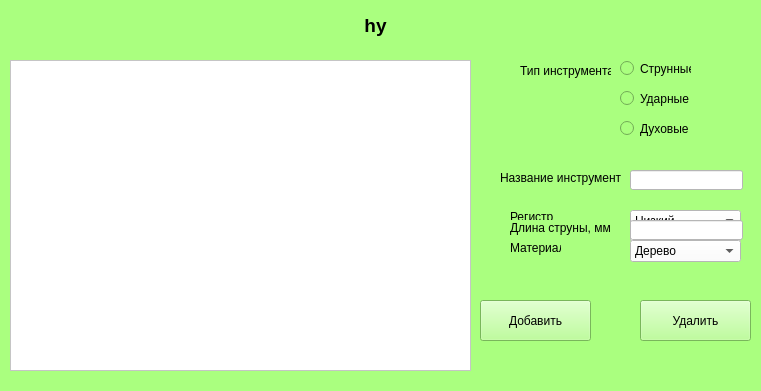
<?xml version="1.0" encoding="UTF-8"?>
<ui version="4.0">
 <class>Widget_ch</class>
 <widget class="QWidget" name="Widget_ch">
  <property name="geometry">
   <rect>
    <x>0</x>
    <y>0</y>
    <width>761</width>
    <height>391</height>
   </rect>
  </property>
  <property name="windowTitle">
   <string>Оркестр</string>
  </property>
  <property name="styleSheet">
   <string notr="true">background-color: rgb(170, 255, 127);</string>
  </property>
  <widget class="QLabel" name="label_3">
   <property name="geometry">
    <rect>
     <x>520</x>
     <y>60</y>
     <width>91</width>
     <height>21</height>
    </rect>
   </property>
   <property name="text">
    <string>Тип инструмента</string>
   </property>
  </widget>
  <widget class="QRadioButton" name="perc">
   <property name="geometry">
    <rect>
     <x>620</x>
     <y>90</y>
     <width>71</width>
     <height>17</height>
    </rect>
   </property>
   <property name="text">
    <string>Ударные</string>
   </property>
  </widget>
  <widget class="QComboBox" name="pitch">
   <property name="geometry">
    <rect>
     <x>630</x>
     <y>220</y>
     <width>111</width>
     <height>22</height>
    </rect>
   </property>
   <property name="styleSheet">
    <string notr="true">background-color: rgb(255, 255, 255);</string>
   </property>
   <item>
    <property name="text">
     <string>Определённая</string>
    </property>
   </item>
   <item>
    <property name="text">
     <string>Неопределённая</string>
    </property>
   </item>
  </widget>
  <widget class="QPushButton" name="add">
   <property name="geometry">
    <rect>
     <x>480</x>
     <y>300</y>
     <width>111</width>
     <height>41</height>
    </rect>
   </property>
   <property name="text">
    <string>Добавить</string>
   </property>
  </widget>
  <widget class="QRadioButton" name="wind">
   <property name="geometry">
    <rect>
     <x>620</x>
     <y>120</y>
     <width>71</width>
     <height>17</height>
    </rect>
   </property>
   <property name="text">
    <string>Духовые</string>
   </property>
  </widget>
  <widget class="QLabel" name="label_7">
   <property name="geometry">
    <rect>
     <x>510</x>
     <y>210</y>
     <width>47</width>
     <height>13</height>
    </rect>
   </property>
   <property name="text">
    <string>Регистр</string>
   </property>
  </widget>
  <widget class="QLabel" name="label_6">
   <property name="geometry">
    <rect>
     <x>510</x>
     <y>220</y>
     <width>91</width>
     <height>16</height>
    </rect>
   </property>
   <property name="text">
    <string>Высота звучания</string>
   </property>
  </widget>
  <widget class="QLabel" name="label_2">
   <property name="geometry">
    <rect>
     <x>10</x>
     <y>10</y>
     <width>731</width>
     <height>31</height>
    </rect>
   </property>
   <property name="toolTipDuration">
    <number>-1</number>
   </property>
   <property name="styleSheet">
    <string notr="true">font: 75 12pt &quot;MS Shell Dlg 2&quot;;
font: 75 8pt &quot;MS Shell Dlg 2&quot;;</string>
   </property>
   <property name="text">
    <string>&lt;html&gt;&lt;head/&gt;&lt;body&gt;&lt;p align=&quot;center&quot;&gt;&lt;span style=&quot; font-size:14pt; font-weight:600;&quot;&gt;hy&lt;/span&gt;&lt;/p&gt;&lt;/body&gt;&lt;/html&gt;</string>
   </property>
   <property name="alignment">
    <set>Qt::AlignCenter</set>
   </property>
  </widget>
  <widget class="QComboBox" name="regist">
   <property name="geometry">
    <rect>
     <x>630</x>
     <y>210</y>
     <width>111</width>
     <height>22</height>
    </rect>
   </property>
   <property name="styleSheet">
    <string notr="true">background-color: rgb(255, 255, 255);</string>
   </property>
   <item>
    <property name="text">
     <string>Низкий</string>
    </property>
   </item>
   <item>
    <property name="text">
     <string>Средний</string>
    </property>
   </item>
   <item>
    <property name="text">
     <string>Высокий</string>
    </property>
   </item>
  </widget>
  <widget class="QLabel" name="label_8">
   <property name="geometry">
    <rect>
     <x>510</x>
     <y>240</y>
     <width>51</width>
     <height>16</height>
    </rect>
   </property>
   <property name="text">
    <string>Материал</string>
   </property>
  </widget>
  <widget class="QComboBox" name="material">
   <property name="geometry">
    <rect>
     <x>630</x>
     <y>240</y>
     <width>111</width>
     <height>22</height>
    </rect>
   </property>
   <property name="styleSheet">
    <string notr="true">background-color: rgb(255, 255, 255);</string>
   </property>
   <item>
    <property name="text">
     <string>Дерево</string>
    </property>
   </item>
   <item>
    <property name="text">
     <string>Медь</string>
    </property>
   </item>
  </widget>
  <widget class="QLabel" name="label_4">
   <property name="geometry">
    <rect>
     <x>500</x>
     <y>170</y>
     <width>121</width>
     <height>16</height>
    </rect>
   </property>
   <property name="text">
    <string>Название инструмента</string>
   </property>
  </widget>
  <widget class="QLineEdit" name="name_inst">
   <property name="geometry">
    <rect>
     <x>630</x>
     <y>170</y>
     <width>113</width>
     <height>20</height>
    </rect>
   </property>
   <property name="styleSheet">
    <string notr="true">background-color: rgb(255, 255, 255);</string>
   </property>
  </widget>
  <widget class="QLineEdit" name="bore">
   <property name="geometry">
    <rect>
     <x>630</x>
     <y>220</y>
     <width>113</width>
     <height>20</height>
    </rect>
   </property>
   <property name="styleSheet">
    <string notr="true">background-color: rgb(255, 255, 255);</string>
   </property>
  </widget>
  <widget class="QLabel" name="label_5">
   <property name="geometry">
    <rect>
     <x>510</x>
     <y>220</y>
     <width>101</width>
     <height>16</height>
    </rect>
   </property>
   <property name="text">
    <string>Длина струны, мм</string>
   </property>
  </widget>
  <widget class="QTableView" name="tableView">
   <property name="geometry">
    <rect>
     <x>10</x>
     <y>60</y>
     <width>461</width>
     <height>311</height>
    </rect>
   </property>
   <property name="styleSheet">
    <string notr="true">background-color: rgb(255, 255, 255);</string>
   </property>
   <attribute name="horizontalHeaderCascadingSectionResizes">
    <bool>true</bool>
   </attribute>
   <attribute name="horizontalHeaderDefaultSectionSize">
    <number>150</number>
   </attribute>
   <attribute name="horizontalHeaderMinimumSectionSize">
    <number>37</number>
   </attribute>
   <attribute name="horizontalHeaderStretchLastSection">
    <bool>true</bool>
   </attribute>
  </widget>
  <widget class="QRadioButton" name="str">
   <property name="geometry">
    <rect>
     <x>620</x>
     <y>60</y>
     <width>71</width>
     <height>17</height>
    </rect>
   </property>
   <property name="text">
    <string>Струнные</string>
   </property>
  </widget>
  <widget class="QLabel" name="label_9">
   <property name="geometry">
    <rect>
     <x>520</x>
     <y>60</y>
     <width>91</width>
     <height>21</height>
    </rect>
   </property>
   <property name="text">
    <string>Тип инструмента:</string>
   </property>
  </widget>
  <widget class="QPushButton" name="del">
   <property name="geometry">
    <rect>
     <x>640</x>
     <y>300</y>
     <width>111</width>
     <height>41</height>
    </rect>
   </property>
   <property name="text">
    <string>Удалить</string>
   </property>
  </widget>
 </widget>
 <resources/>
 <connections/>
</ui>
